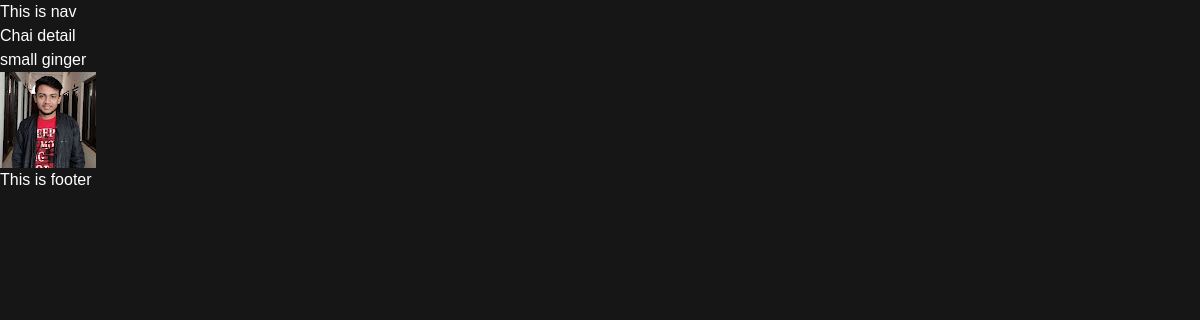
Page /chai/1/ on the committed database.
### firstapp/models.py (models this page shows, shortened)
class ChaiVariety(models.Model):
    chai_types = [
        ("ML", "Milk"),
        ("GR", "Ginger"),
        ("KL", "Kiwi"),
        ("EL", "Elaichi"),
    ]
    name = models.CharField(max_length=100)
    image = models.ImageField(upload_to="images/")
    date_added = models.DateTimeField(default=timezone.now)
    type = models.CharField(max_length=2, choices=chai_types)
    description = models.TextField(default="")

### firstapp/views.py (the view)
# urls.py: path("<int:chai_id>/", views.chai_detail, name="chai_detail"),
def chai_detail(request, chai_id):
    chai = get_object_or_404(ChaiVariety, pk=chai_id)
    return render(request, "firstapp/chai_detail.html", {"chai": chai})

### firstapp/templates/firstapp/chai_detail.html (shortened to what this page needs)
{% extends 'layout.html' %}
{% block content %}
  <h1>Chai detail</h1>
  <h3>{{ chai.name }}</h3>
  <img src="{{ chai.image.url }}" alt="{{ chai.name }}" />
{% endblock %}

### static/styles/index.css (style rules this page uses)
body { background-color: #161616; font-family: Arial, sans-serif; color: #fff; }

### rows in the picture
ChaiVariety: name "small ginger", image (picture)
